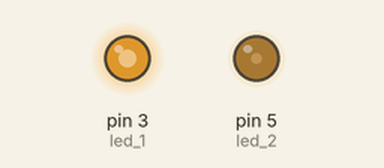
Simulated run of this sketch. Board: Arduino Uno, built with avr-gcc and run on an emulated ATmega328P. Parts: output pins drawn as LEDs (lit = HIGH).

Above: at 0.05 s.
At 0.65 s:
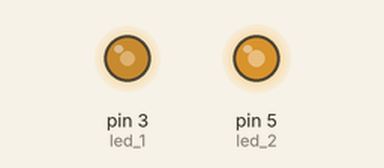
At 1.2 s:
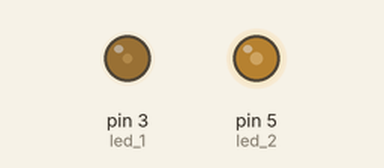
At 2.4 s:
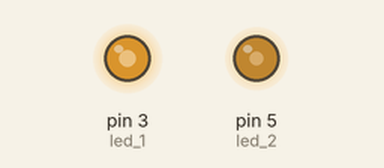
Timing chart, 0 to 5.5 s (numbered marks = the images above):
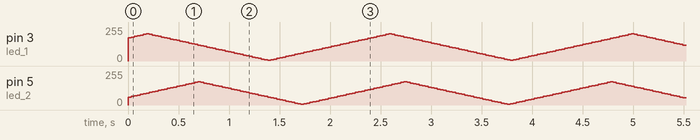

The sketch:

2led_simple_delay.ino
```cpp
int led_1 = 3;           // the PWM pin the LED is attached to
int led_2 = 5;           // the PWM pin the LED is attached to

int brightness_1 = 175;    // how bright the LED is
int brightness_2 = 60;    // how bright the LED is

int fadeAmount_1 = 5;    // how many points to fade the LED by
int fadeAmount_2 = 5;    // how many points to fade the LED by

void setup() {
  // put your setup code here, to run once:
  pinMode(led_1, OUTPUT);
  pinMode(led_2, OUTPUT);
}

void loop() {
  // put your main code here, to run repeatedly:
//set brightness of the pins
analogWrite(led_1, brightness_1);
analogWrite(led_2, brightness_2);

  // change the brightness for next time through the loop:
  brightness_1 = brightness_1 + fadeAmount_1;
  brightness_2 = brightness_2 + fadeAmount_2;

  // reverse the direction of the fading at the ends of the fade:
  if (brightness_1 <= 7 || brightness_1 >= 205) {
    fadeAmount_1 = -fadeAmount_1;
  } if (brightness_2 <= 5 || brightness_2 >= 175) {
    fadeAmount_2 = -fadeAmount_2;
  }
    // wait for 30 milliseconds to see the dimming effect
  delay(30);
}
```
